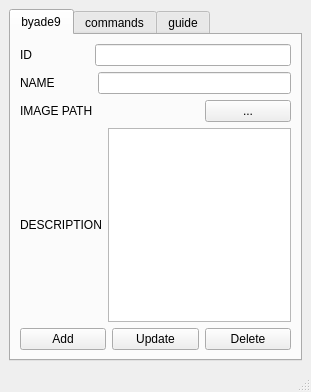
<?xml version="1.0" encoding="UTF-8"?>
<ui version="4.0">
 <class>MainWindow</class>
 <widget class="QMainWindow" name="MainWindow">
  <property name="geometry">
   <rect>
    <x>0</x>
    <y>0</y>
    <width>311</width>
    <height>392</height>
   </rect>
  </property>
  <property name="windowTitle">
   <string>MainWindow</string>
  </property>
  <widget class="QWidget" name="centralwidget">
   <layout class="QGridLayout" name="gridLayout">
    <item row="0" column="0">
     <widget class="QTabWidget" name="commands">
      <property name="currentIndex">
       <number>0</number>
      </property>
      <widget class="QWidget" name="tab">
       <attribute name="title">
        <string>byade9</string>
       </attribute>
       <layout class="QGridLayout" name="gridLayout_2">
        <item row="0" column="0">
         <layout class="QHBoxLayout" name="horizontalLayout">
          <item>
           <widget class="QLabel" name="label">
            <property name="text">
             <string>ID                 </string>
            </property>
           </widget>
          </item>
          <item>
           <widget class="QLineEdit" name="figureid"/>
          </item>
         </layout>
        </item>
        <item row="1" column="0">
         <layout class="QHBoxLayout" name="horizontalLayout_2">
          <item>
           <widget class="QLabel" name="label_2">
            <property name="text">
             <string>NAME           </string>
            </property>
           </widget>
          </item>
          <item>
           <widget class="QLineEdit" name="figurename"/>
          </item>
         </layout>
        </item>
        <item row="2" column="0">
         <layout class="QHBoxLayout" name="horizontalLayout_3">
          <item>
           <widget class="QLabel" name="label_4">
            <property name="text">
             <string>IMAGE PATH</string>
            </property>
           </widget>
          </item>
          <item>
           <widget class="QLabel" name="figureimgpath">
            <property name="text">
             <string/>
            </property>
           </widget>
          </item>
          <item>
           <widget class="QPushButton" name="btnfigureimgpath">
            <property name="text">
             <string>...</string>
            </property>
           </widget>
          </item>
         </layout>
        </item>
        <item row="3" column="0">
         <layout class="QHBoxLayout" name="horizontalLayout_4">
          <item>
           <widget class="QLabel" name="label_3">
            <property name="text">
             <string>DESCRIPTION</string>
            </property>
           </widget>
          </item>
          <item>
           <widget class="QTextEdit" name="figuredescription"/>
          </item>
         </layout>
        </item>
        <item row="4" column="0">
         <layout class="QHBoxLayout" name="horizontalLayout_5">
          <item>
           <widget class="QPushButton" name="btnaddgfigure">
            <property name="text">
             <string>Add</string>
            </property>
           </widget>
          </item>
          <item>
           <widget class="QPushButton" name="btnupdatefigure">
            <property name="text">
             <string>Update</string>
            </property>
           </widget>
          </item>
          <item>
           <widget class="QPushButton" name="btndeletefigure">
            <property name="text">
             <string>Delete</string>
            </property>
           </widget>
          </item>
         </layout>
        </item>
       </layout>
      </widget>
      <widget class="QWidget" name="tab_2">
       <attribute name="title">
        <string>commands</string>
       </attribute>
       <layout class="QGridLayout" name="gridLayout_3">
        <item row="0" column="0">
         <layout class="QHBoxLayout" name="horizontalLayout_8">
          <item>
           <widget class="QLabel" name="label_5">
            <property name="text">
             <string>ID           </string>
            </property>
           </widget>
          </item>
          <item>
           <widget class="QLineEdit" name="commandid"/>
          </item>
         </layout>
        </item>
        <item row="1" column="0">
         <layout class="QHBoxLayout" name="horizontalLayout_7">
          <item>
           <widget class="QLabel" name="label_6">
            <property name="text">
             <string>Label      </string>
            </property>
           </widget>
          </item>
          <item>
           <widget class="QLineEdit" name="commandlabel"/>
          </item>
         </layout>
        </item>
        <item row="2" column="0">
         <layout class="QHBoxLayout" name="horizontalLayout_6">
          <item>
           <widget class="QLabel" name="label_7">
            <property name="text">
             <string>Description</string>
            </property>
           </widget>
          </item>
          <item>
           <widget class="QTextEdit" name="commanddescription"/>
          </item>
         </layout>
        </item>
        <item row="3" column="0">
         <layout class="QHBoxLayout" name="horizontalLayout_9">
          <item>
           <widget class="QPushButton" name="btnaddcommand">
            <property name="text">
             <string>Add</string>
            </property>
           </widget>
          </item>
          <item>
           <widget class="QPushButton" name="btnupdatecommand">
            <property name="text">
             <string>Update</string>
            </property>
           </widget>
          </item>
          <item>
           <widget class="QPushButton" name="btndeletecommand">
            <property name="text">
             <string>Delete</string>
            </property>
           </widget>
          </item>
         </layout>
        </item>
       </layout>
      </widget>
      <widget class="QWidget" name="tab_3">
       <attribute name="title">
        <string>guide</string>
       </attribute>
       <layout class="QGridLayout" name="gridLayout_4">
        <item row="0" column="0" colspan="3">
         <layout class="QHBoxLayout" name="horizontalLayout_10">
          <item>
           <widget class="QLabel" name="label_8">
            <property name="text">
             <string>ID           </string>
            </property>
           </widget>
          </item>
          <item>
           <widget class="QLineEdit" name="guideid"/>
          </item>
         </layout>
        </item>
        <item row="1" column="0" colspan="3">
         <layout class="QHBoxLayout" name="horizontalLayout_11">
          <item>
           <widget class="QLabel" name="label_9">
            <property name="text">
             <string>LABEL     </string>
            </property>
           </widget>
          </item>
          <item>
           <widget class="QLineEdit" name="guidelabel"/>
          </item>
         </layout>
        </item>
        <item row="2" column="0" colspan="3">
         <layout class="QHBoxLayout" name="horizontalLayout_12">
          <item>
           <widget class="QLabel" name="label_10">
            <property name="text">
             <string>Description</string>
            </property>
           </widget>
          </item>
          <item>
           <widget class="QTextEdit" name="guidedescription"/>
          </item>
         </layout>
        </item>
        <item row="3" column="0">
         <widget class="QPushButton" name="btnaddguide">
          <property name="text">
           <string>Add</string>
          </property>
         </widget>
        </item>
        <item row="3" column="1">
         <widget class="QPushButton" name="btnupdateguide">
          <property name="text">
           <string>Update</string>
          </property>
         </widget>
        </item>
        <item row="3" column="2">
         <widget class="QPushButton" name="btndeleteguide">
          <property name="text">
           <string>Delete</string>
          </property>
         </widget>
        </item>
       </layout>
      </widget>
     </widget>
    </item>
   </layout>
  </widget>
  <widget class="QStatusBar" name="statusbar"/>
 </widget>
 <resources/>
 <connections/>
</ui>
